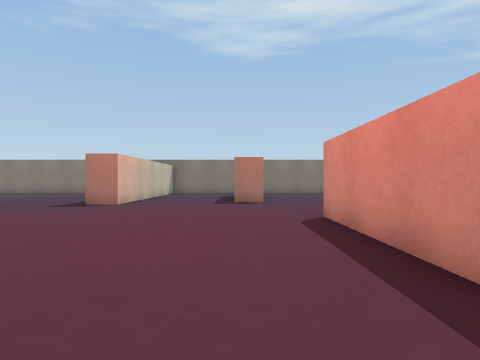
View 1 (above)

24 first-person views from a walk through a 3-D level made in the Unity game engine. The camera is 1.4 m above the floor, looks level and sees 75° across. The floor is counted in squares, 2 m on a side. Each view is taken from the middle of a square. On the plan, view 1 faces up. The plan holds only what a view shows up to about 10 squares ahead; the rest is blank. The player character is not drawn. Some surface patterns are stand-ins.

View 2
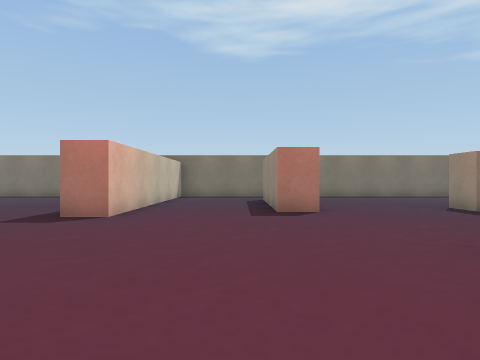

View 3
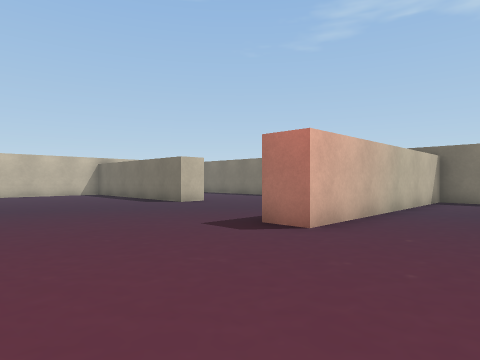

View 4
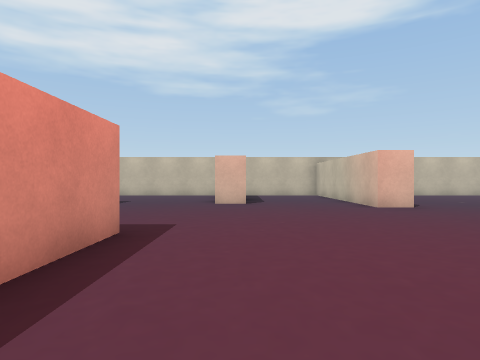

View 5
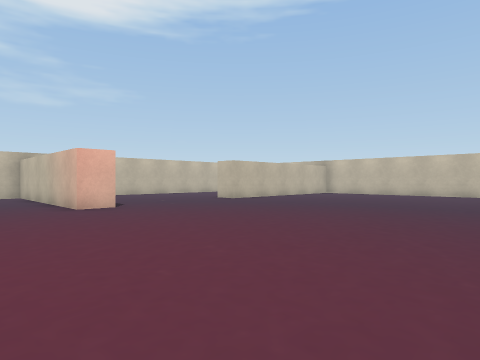

View 6
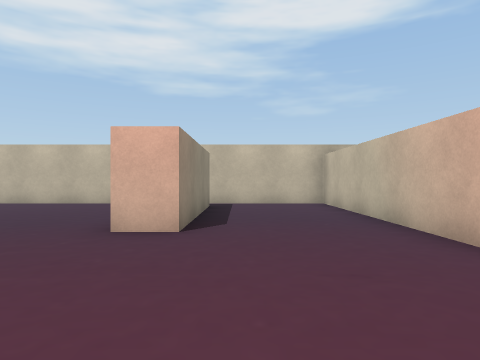

View 7
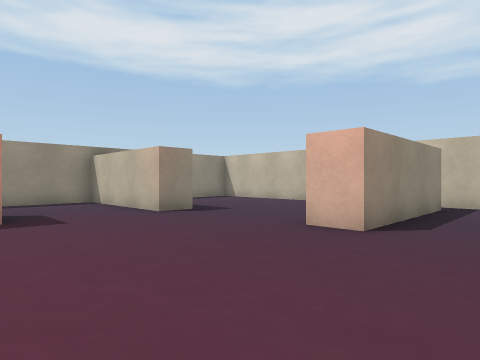

View 8
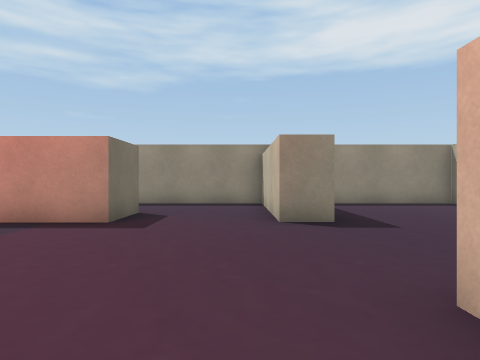

View 9
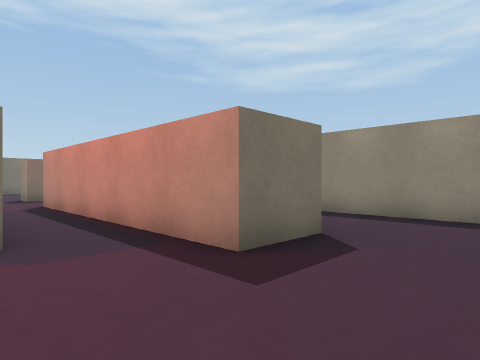

View 10
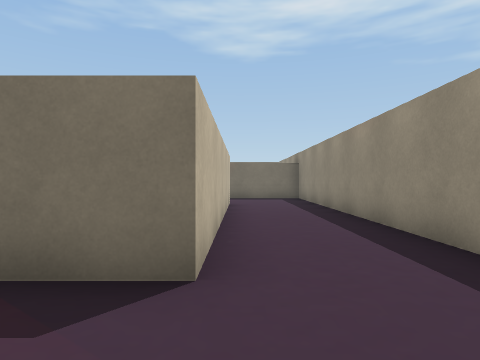

View 11
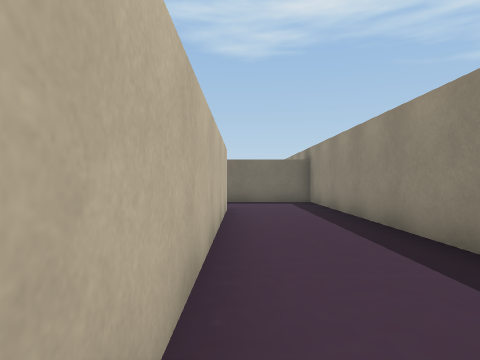

View 12
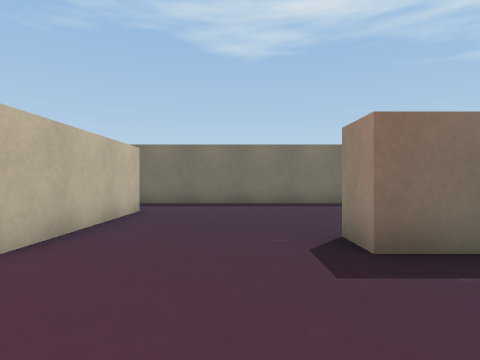

View 13
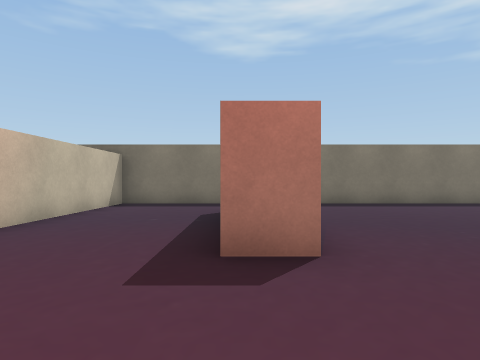

View 14
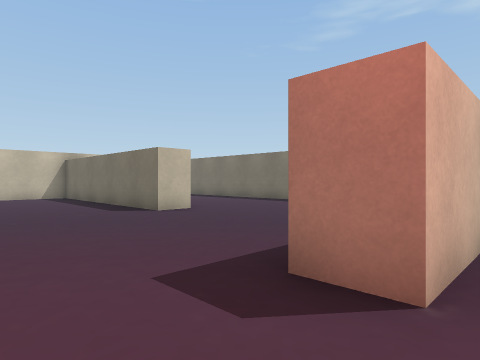

View 15
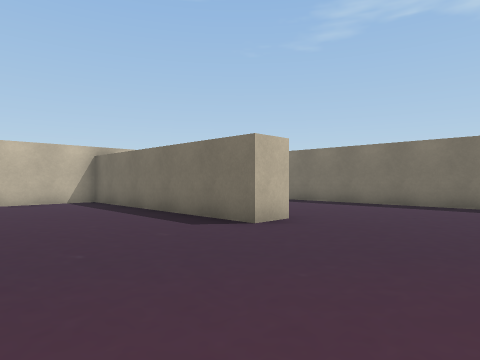

View 16
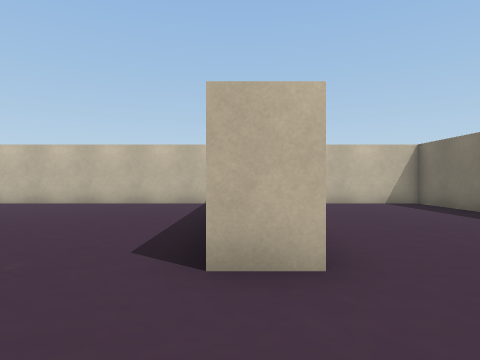

View 17
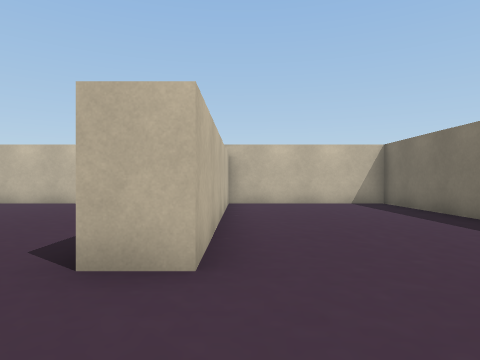

View 18
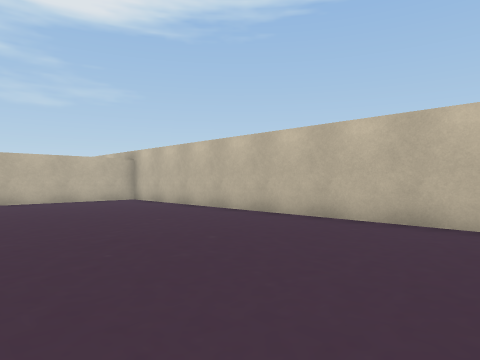

View 19
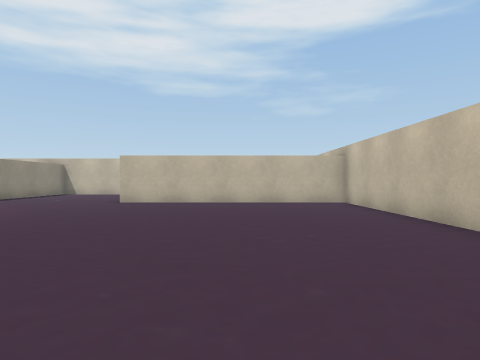

View 20
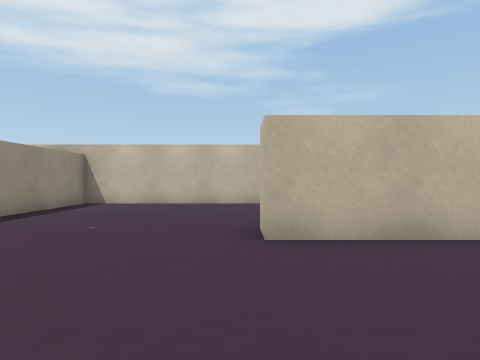

View 21
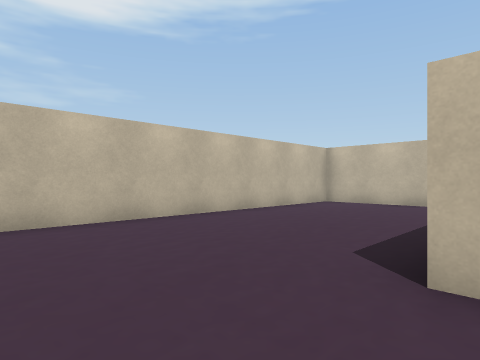

View 22
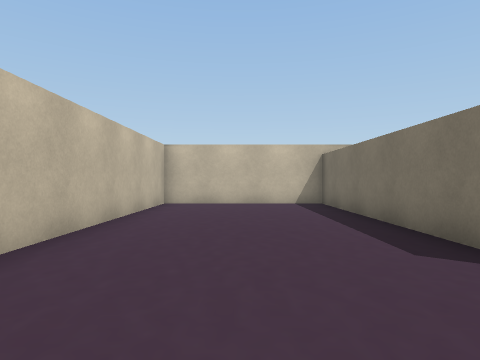

View 23
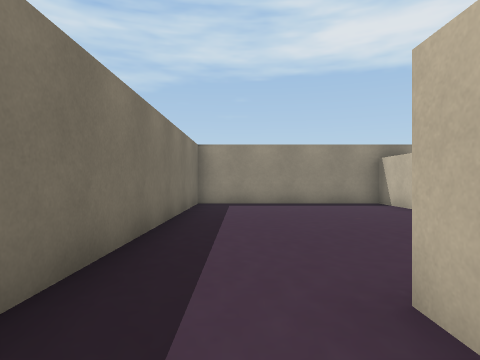

View 24
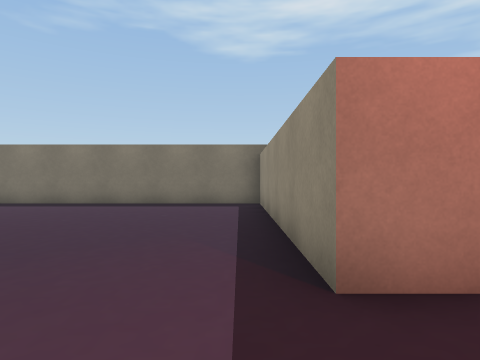

### Floor plan
Points are (right, up) in squares from view 1. A wall is a line through its corners. A room is listed if a view was taken in it or the views show most of it. See-through windows are left out.
Room 1 (views 1, 2, 3, 4, 5, 6, 7, 8, 9, 10, 11, 12, 13, 14, 15, 16, 17, 18, 19, 20, 21, 22, 23, 24)
walls: (-4.5, -1.9) (-3.5, -1.9) (-3.5, -8.2) (0, -8.2); (1.6, 1.8) (1.6, 6); (-10.1, -3.6) (-16.3, -3.6) (-16.3, -8.2) (-4.4, -8.2) (-4.4, -4.9); (5.7, 7) (5.7, 0.2) (4.2, 0.2) (4.2, 7.5); (0.2, 14) (0.7, 14) (0.7, 10) (-0.2, 10) (-0.2, 12.9); (4.2, -3.6) (4.2, -2.7) (8.3, -2.7) (8.3, 10) (4.2, 10) (4.2, 11); (-0.2, -7.5) (-0.2, -3.2) (0.8, -3.2); (6.5, 10.9) (8.3, 10.9) (8.3, 16.3) (-3.5, 16.3) (-3.5, 8.9) (-4.4, 8.9) (-4.4, 16.3) (-16.3, 16.3) (-16.3, 11.6); (2.8, -8.2) (6.1, -8.2); (-16, 11.7) (-9.4, 11.7) (-9.4, 10.7) (-16.3, 10.7) (-16.3, -2.7) (-9.4, -2.7) (-9.4, -3.6); (8.3, -8.4) (8.3, -4.8)

Where each view was taken, in squares from view 1:
view 1: 0 up, 0 right, facing up
view 2: 3 up, 1 left, facing up
view 3: 5 up, 1 left, facing up-left
view 4: 6 up, 0 right, facing down
view 5: 6 up, 1 left, facing down-left
view 6: 1 up, 1 left, facing down
view 7: 1 up, 2 left, facing down-right
view 8: 2 down, 1 left, facing right
view 9: 2 down, 2 right, facing up-right
view 10: 2 down, 6 right, facing up
view 11: 0 up, 6 right, facing up
view 12: 7 up, 3 right, facing up
view 13: 7 up, 0 right, facing up
view 14: 7 up, 3 left, facing up-left
view 15: 7 up, 6 left, facing up-left
view 16: 11 up, 7 left, facing left
view 17: 12 up, 7 left, facing left
view 18: 8 up, 11 left, facing down-left
view 19: 7 up, 13 left, facing down
view 20: 1 up, 9 left, facing down
view 21: 3 down, 7 left, facing down-left
view 22: 6 down, 7 left, facing left
view 23: 15 up, 1 left, facing right
view 24: 7 up, 5 left, facing up
